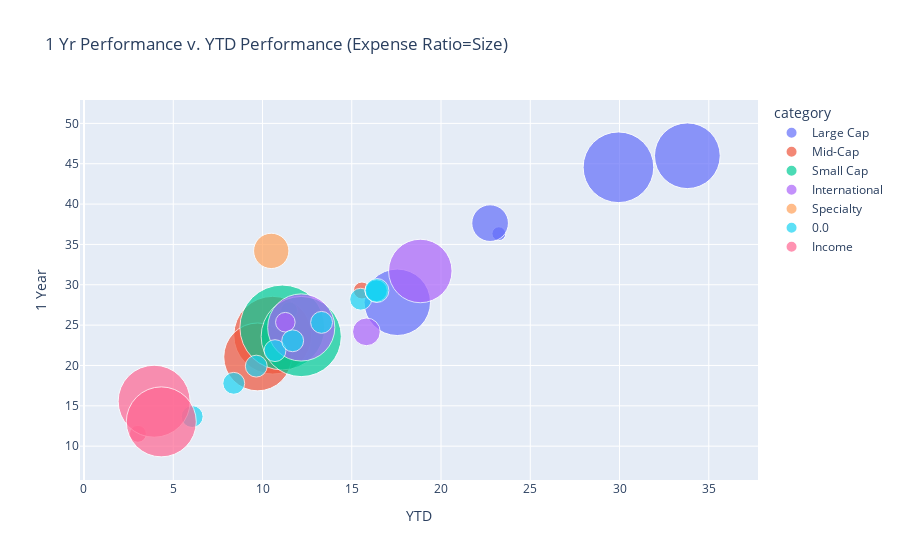

The code cell stored with this chart in its notebook:
### Code cell
fig = px.scatter(num_df, x="YTD", y="1 Year",size="Gross Expense Ratio", color="category",
                 hover_name="name", size_max=60, title="1 Yr Performance v. YTD Performance (Expense Ratio=Size)")
fig.show()

### Figure 1 — Plotly figure (JSON) as saved in the notebook; plotly's stock layout.template omitted (floating-point values rounded to 4 significant figures)
{"data": [{"hovertemplate": "<b>%{hovertext}</b><br><br>category=Large Cap<br>YTD=%{x}<br>1 Year=%{y}<br>Gross Expense Ratio=%{marker.size}<extra></extra>", "hovertext": ["DODGE & COX STOCK X (DOXGX)01/04/1965", "FID 500 INDEX (FXAIX)02/17/1988", "FID CONTRAFUND K6 (FLCNX)05/25/2017", "JPM LG CAP GROWTH R6 (JLGMX)02/28/1992", "VAN FTSE SOC IDX ADM (VFTAX)01/14/2003"], "legendgroup": "Large Cap", "marker": {"color": "#636efa", "size": [0.46, 0.02, 0.45, 0.52, 0.14], "sizemode": "area", "sizeref": 0.0002083, "symbol": "circle"}, "mode": "markers", "name": "Large Cap", "orientation": "v", "showlegend": true, "type": "scatter", "x": [17.55, 23.24, 33.8, 29.94, 22.75], "xaxis": "x", "y": [27.83, 36.33, 45.99, 44.56, 37.64], "yaxis": "y"}, {"hovertemplate": "<b>%{hovertext}</b><br><br>category=Mid-Cap<br>YTD=%{x}<br>1 Year=%{y}<br>Gross Expense Ratio=%{marker.size}<extra></extra>", "hovertext": ["AM CENT MD CP VAL R6 (AMDVX)03/31/2004", "EAGLE MID CAP GR F08/28/2018", "FID MID CAP IDX (FSMDX)09/08/2011"], "legendgroup": "Mid-Cap", "marker": {"color": "#EF553B", "size": [0.63, 0.48, 0.03], "sizemode": "area", "sizeref": 0.0002083, "symbol": "circle"}, "mode": "markers", "name": "Mid-Cap", "orientation": "v", "showlegend": true, "type": "scatter", "x": [10.57, 9.73, 15.57], "xaxis": "x", "y": [23.75, 21.06, 29.29], "yaxis": "y"}, {"hovertemplate": "<b>%{hovertext}</b><br><br>category=Small Cap<br>YTD=%{x}<br>1 Year=%{y}<br>Gross Expense Ratio=%{marker.size}<extra></extra>", "hovertext": ["FID SM CAP IDX (FSSNX)09/08/2011", "FKLN SM CAP VAL ADV (FVADX)03/11/1996", "J H TRITON N (JGMNX)02/25/2005"], "legendgroup": "Small Cap", "marker": {"color": "#00cc96", "size": [0.03, 0.75, 0.67], "sizemode": "area", "sizeref": 0.0002083, "symbol": "circle"}, "mode": "markers", "name": "Small Cap", "orientation": "v", "showlegend": true, "type": "scatter", "x": [11.49, 11.11, 12.17], "xaxis": "x", "y": [26.84, 24.71, 23.59], "yaxis": "y"}, {"hovertemplate": "<b>%{hovertext}</b><br><br>category=International<br>YTD=%{x}<br>1 Year=%{y}<br>Gross Expense Ratio=%{marker.size}<extra></extra>", "hovertext": ["AF EUROPAC GROWTH R6 (RERGX)04/16/1984", "AF NEW PERSPECT R6 (RNPGX)03/13/1973", "FID EMRG MKTS IDX (FPADX)09/08/2011", "FID INTL INDEX (FSPSX)11/05/1997"], "legendgroup": "International", "marker": {"color": "#ab63fa", "size": [0.47, 0.42, 0.08, 0.04], "sizemode": "area", "sizeref": 0.0002083, "symbol": "circle"}, "mode": "markers", "name": "International", "orientation": "v", "showlegend": true, "type": "scatter", "x": [12.17, 18.84, 15.82, 11.28], "xaxis": "x", "y": [24.71, 31.71, 24.17, 25.36], "yaxis": "y"}, {"hovertemplate": "<b>%{hovertext}</b><br><br>category=Specialty<br>YTD=%{x}<br>1 Year=%{y}<br>Gross Expense Ratio=%{marker.size}<extra></extra>", "hovertext": ["VAN REAL EST IDX ADM (VGSLX)05/13/1996"], "legendgroup": "Specialty", "marker": {"color": "#FFA15A", "size": [0.13], "sizemode": "area", "sizeref": 0.0002083, "symbol": "circle"}, "mode": "markers", "name": "Specialty", "orientation": "v", "showlegend": true, "type": "scatter", "x": [10.49], "xaxis": "x", "y": [34.2], "yaxis": "y"}, {"hovertemplate": "<b>%{hovertext}</b><br><br>category=0.0<br>YTD=%{x}<br>1 Year=%{y}<br>Gross Expense Ratio=%{marker.size}<extra></extra>", "hovertext": ["FID FDM IDX 2015 PRM (FFYPX)10/02/2009", "FID FDM IDX 2020 PRM (FKIPX)10/02/2009", "FID FDM IDX 2025 PRM (FLIPX)10/02/2009", "FID FDM IDX 2030 PRM (FMKPX)10/02/2009", "FID FDM IDX 2035 PRM (FNIPX)10/02/2009", "FID FDM IDX 2040 PRM (FPIPX)10/02/2009", "FID FDM IDX 2045 PRM (FQIPX)10/02/2009", "FID FDM IDX 2050 PRM (FRLPX)10/02/2009", "FID FDM IDX 2055 PRM (FTYPX)06/01/2011", "FID FDM IDX 2060 PRM (FUIPX)08/05/2014", "FID FDM IDX 2065 PRM (FVIPX)06/28/2019", "FID FDM IDX INC PRM (FAPIX)10/02/2009"], "legendgroup": "0.0", "marker": {"color": "#19d3f3", "size": [0.05, 0.05, 0.05, 0.05, 0.05, 0.05, 0.05, 0.05, 0.05, 0.05, 0.06, 0.05], "sizemode": "area", "sizeref": 0.0002083, "symbol": "circle"}, "mode": "markers", "name": "0.0", "orientation": "v", "showlegend": true, "type": "scatter", "x": [8.39, 9.65, 10.7, 11.69, 13.31, 15.5, 16.38, 16.36, 16.36, 16.39, 16.41, 6.06], "xaxis": "x", "y": [17.79, 19.92, 21.84, 23.06, 25.34, 28.21, 29.28, 29.23, 29.26, 29.27, 29.29, 13.67], "yaxis": "y"}, {"hovertemplate": "<b>%{hovertext}</b><br><br>category=Income<br>YTD=%{x}<br>1 Year=%{y}<br>Gross Expense Ratio=%{marker.size}<extra></extra>", "hovertext": ["FID US BOND IDX (FXNAX)03/08/1990", "PGIM GLB TOT RTN R6 (PGTQX)07/07/1986", "PIM TOTAL RT INST (PTTRX)05/11/1987"], "legendgroup": "Income", "marker": {"color": "#FF6692", "size": [0.03, 0.54, 0.51], "sizemode": "area", "sizeref": 0.0002083, "symbol": "circle"}, "mode": "markers", "name": "Income", "orientation": "v", "showlegend": true, "type": "scatter", "x": [3.02, 3.93, 4.33], "xaxis": "x", "y": [11.53, 15.57, 13.01], "yaxis": "y"}], "layout": {"legend": {"itemsizing": "constant", "title": {"text": "category"}, "tracegroupgap": 0}, "title": {"text": "1 Yr Performance v. YTD Performance (Expense Ratio=Size)"}, "xaxis": {"anchor": "y", "domain": [0, 1], "title": {"text": "YTD"}}, "yaxis": {"anchor": "x", "domain": [0, 1], "title": {"text": "1 Year"}}}}
